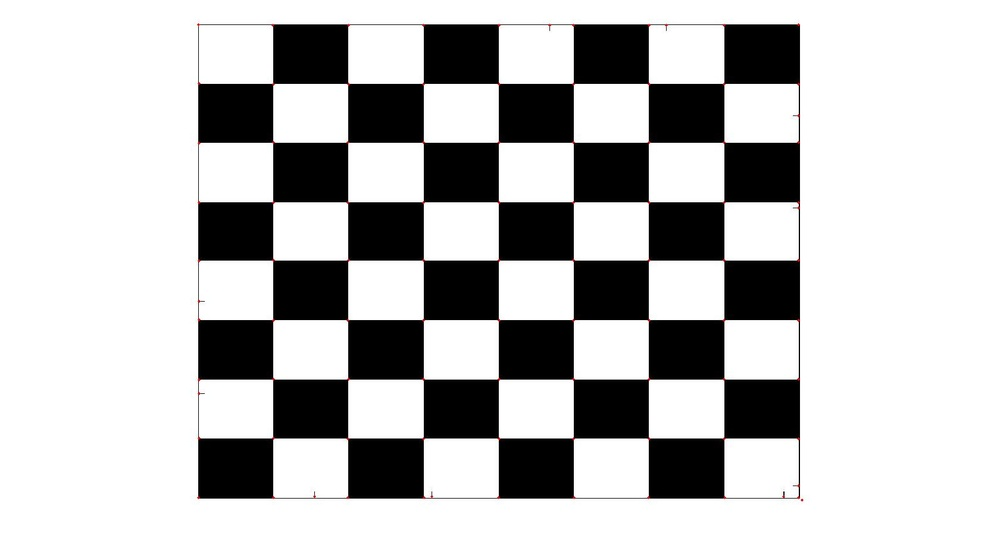
%> input picture 02 Harris Corner Detection/harris.jpg, 1000 x 545 px, shrunk from 1680 x 916 before the run
$ octave harris_myversion.m   (GNU Octave 9; MATLAB toolbox functions it lacks are replaced by stand-ins)
%> lines starting %> are read from the running program, lines starting %| are printed output that depends on the picture; in (x1, y1, x2, y2) boxes, pixels count from 0 and x2, y2 are one past the last pixel; in counts of white or black regions, pixels touching at a corner belong together; the program's own positions count from 1
% Harris Corner Detector
I = imread("harris.jpg");
%> I is the input picture: size 545x1000x3 uint8; mean R, G, B 187.8, 187.7, 187.7
imshow(I);
I = rgb2gray(I);
%> I: size 545x1000 uint8
I = im2double(I);
%> I: size 545x1000 double

%initial sobel filter masks
sobelX = [1,0,-1; 2,0,-2; 1,0,-1]*1/2;
sobelY = [1 2 1; 0 0 0; -1 -2 -1]*1/2;

%compute the gradients
Ix = conv2(I, sobelX, 'same');
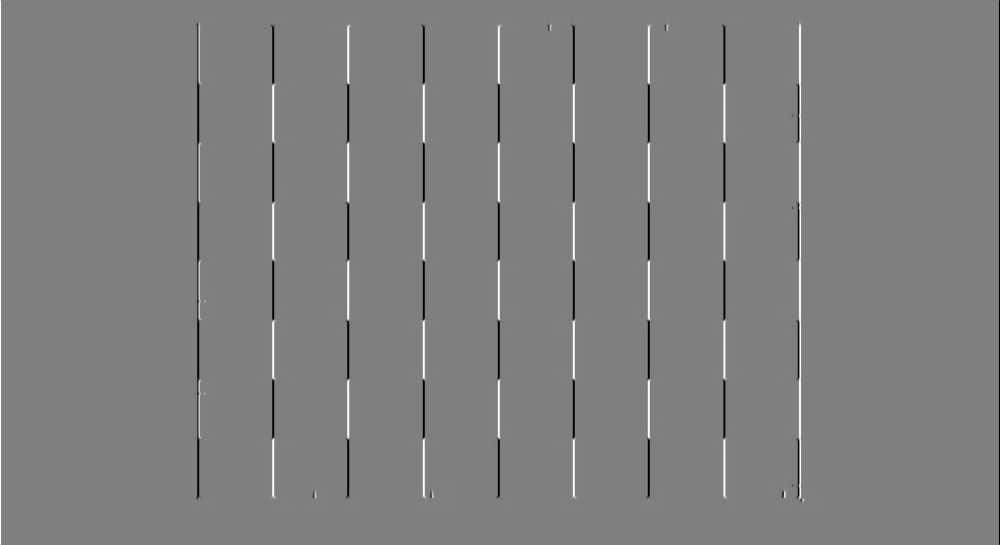
%> Ix: size 545x1000 double; min -2, max 2, mean -1.11e-18; drawn with min black and max white
Iy = conv2(I, sobelY, 'same');
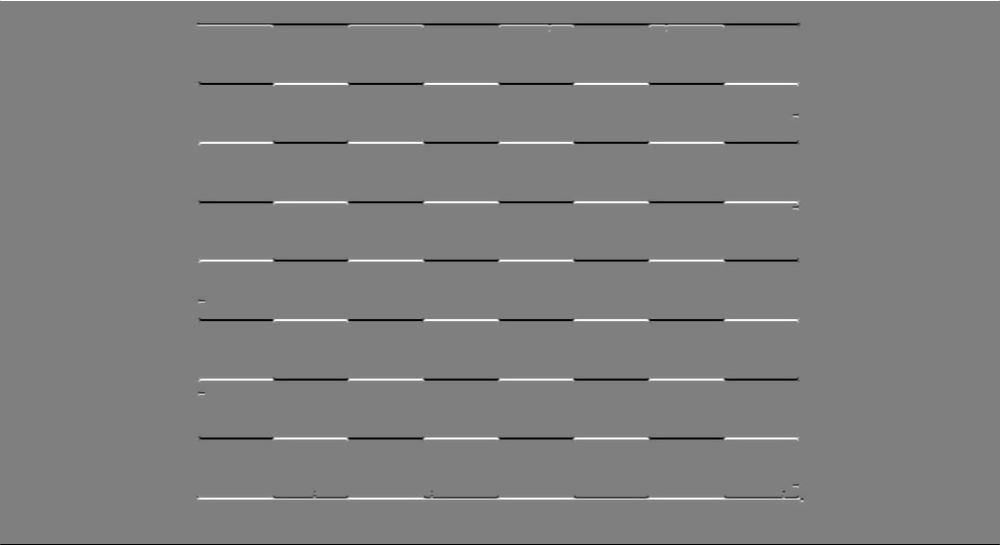
%> Iy: size 545x1000 double; min -2, max 2, mean -4.17e-19; drawn with min black and max white

Ix2 = Ix.^2;
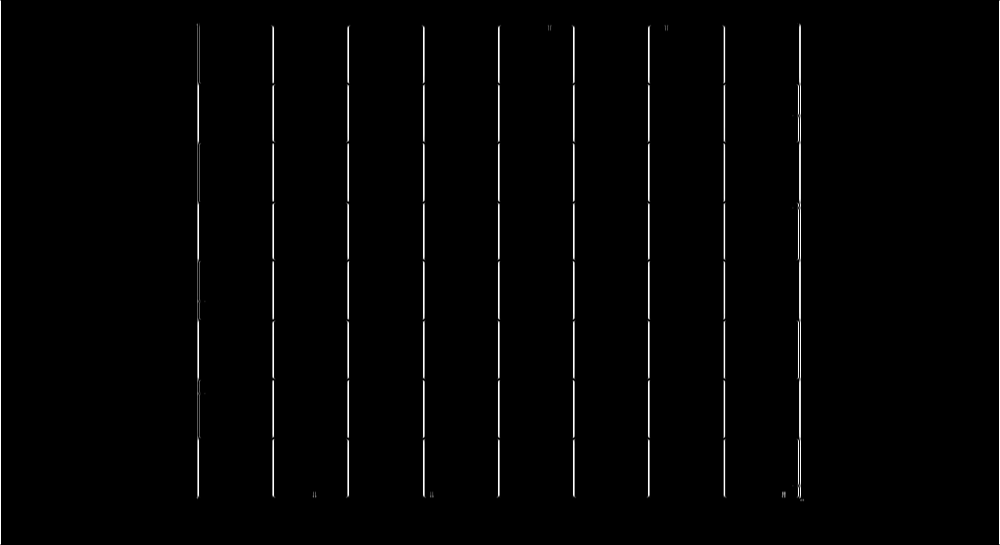
%> Ix2: size 545x1000 double; min 0, max 4, mean 0.0565; drawn with min black and max white
Iy2 = Iy.^2;
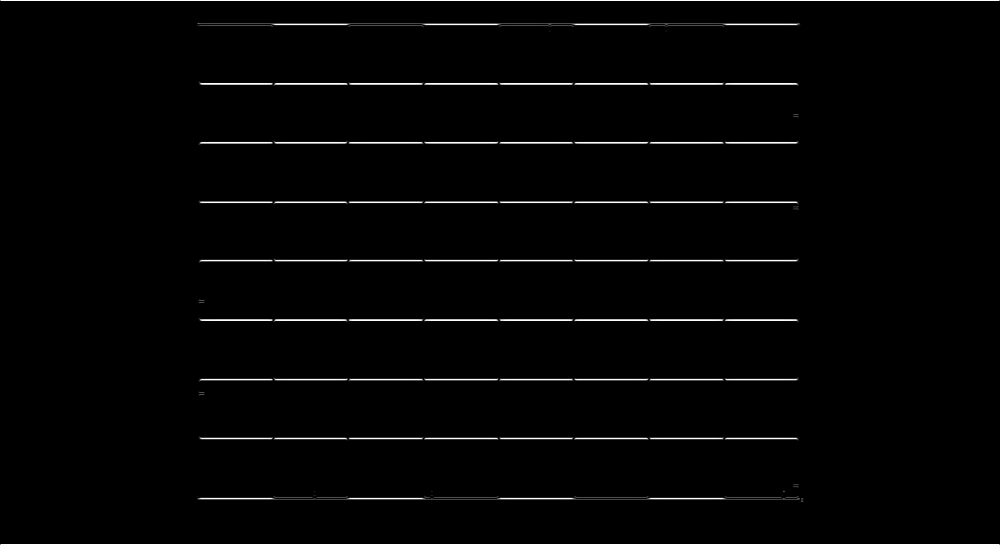
%> Iy2: size 545x1000 double; min 0, max 4, mean 0.0714; drawn with min black and max white
Ixy = Ix.*Iy;

%Gaussian filter
Ix2 = imgaussfilt(Ix2);
Iy2 = imgaussfilt(Iy2);
Ixy = imgaussfilt(Ixy);

% padding
Ix2p = padarray(Ix2, [1 1]);
Iy2p = padarray(Iy2, [1 1]);
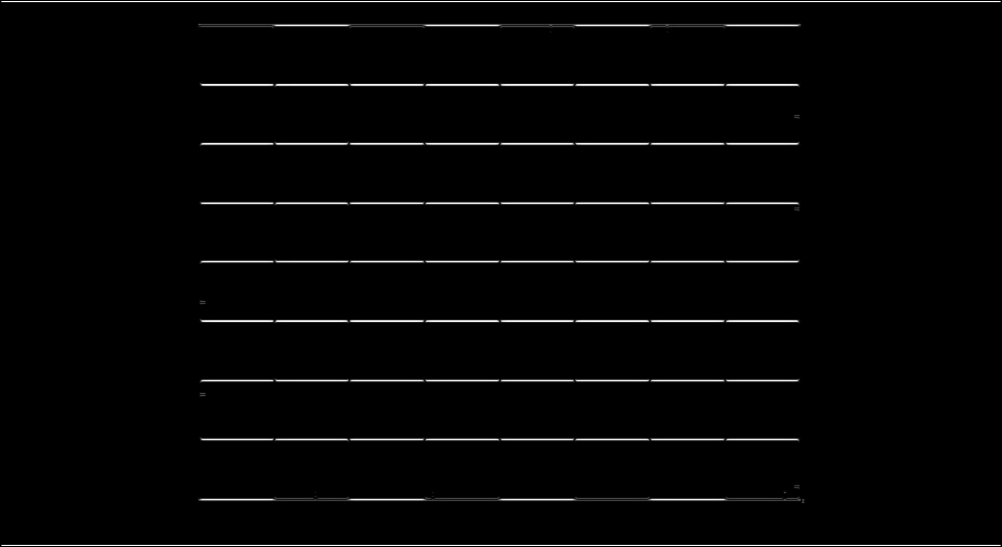
%> Iy2p: size 547x1002 double; min 0, max 3.57, mean 0.071; drawn with min black and max white
Ixyp = padarray(Ixy, [1 1]);

% Build M.   assume size os window is 3*3

M = 0.5*(Ix2+Iy2 - sqrt(4* Ixy.*Ixy + (Ix2 - Iy2).^2) );

% filter
f1 = ones(3,3);
r_corner = conv2(M, f1, "same");
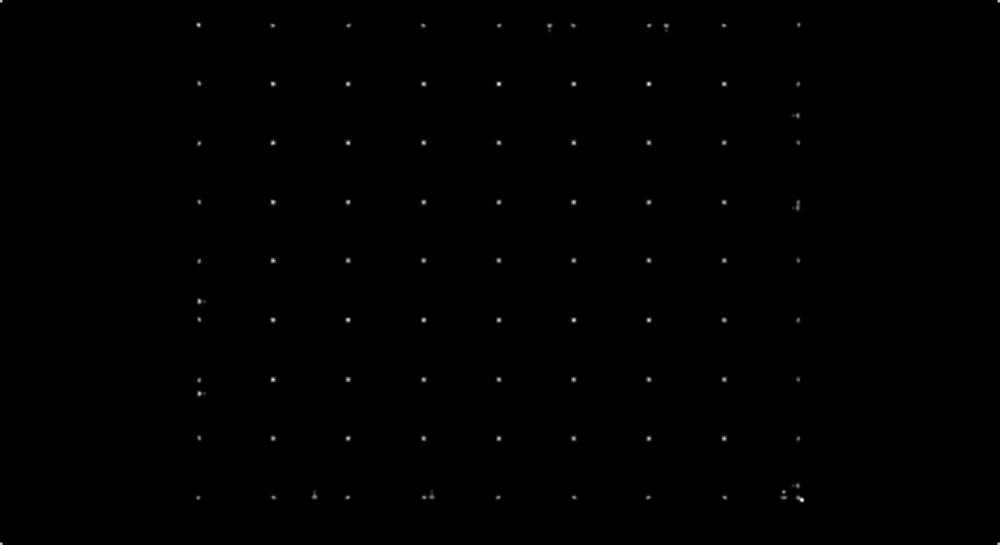
%> r_corner: size 545x1000 double; min 0, max 1.66, mean 0.00294; drawn with min black and max white


%threshold
threshold = 0.4;
imshow(r_corner > threshold);
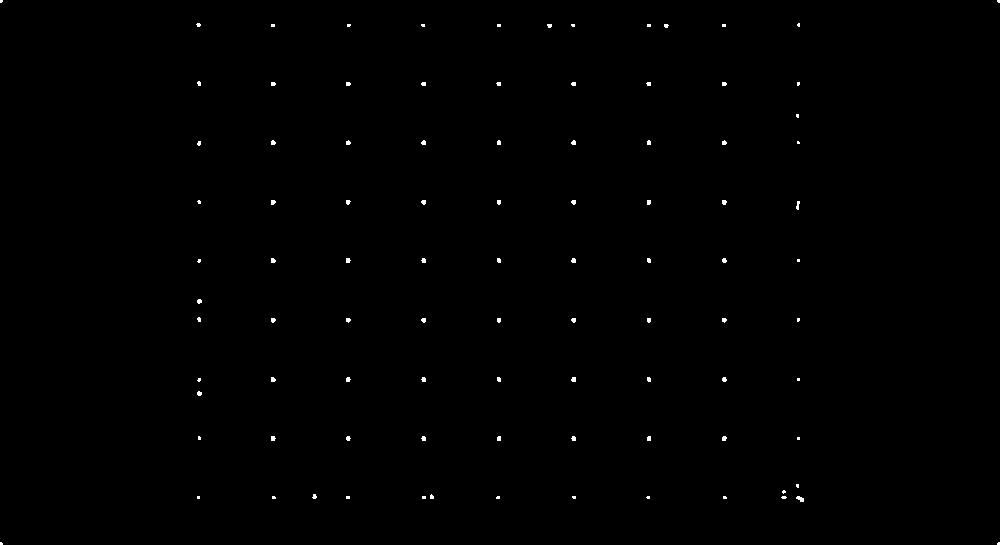
%> displayed picture: size 545x1000 logical; 0.28% white; 95 white regions (67 under 20 px), largest, box (x1, y1, x2, y2) and area: (796, 496, 804, 502) 31, (796, 201, 800, 210) 24, (571, 377, 576, 382) 22

%  question?  How to simplify the 4 layers loops
